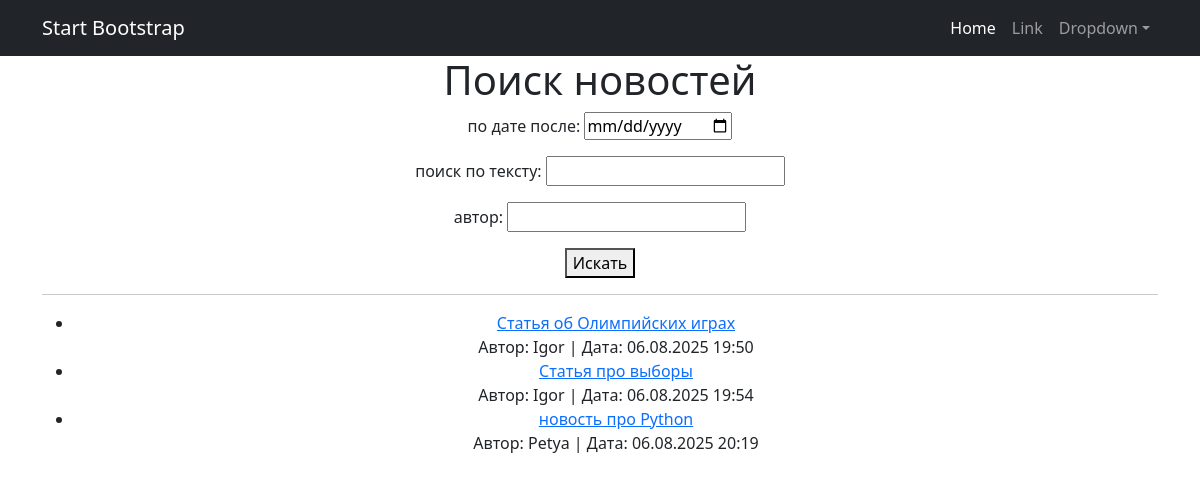
The page /news/search/ on the database as committed earlier.
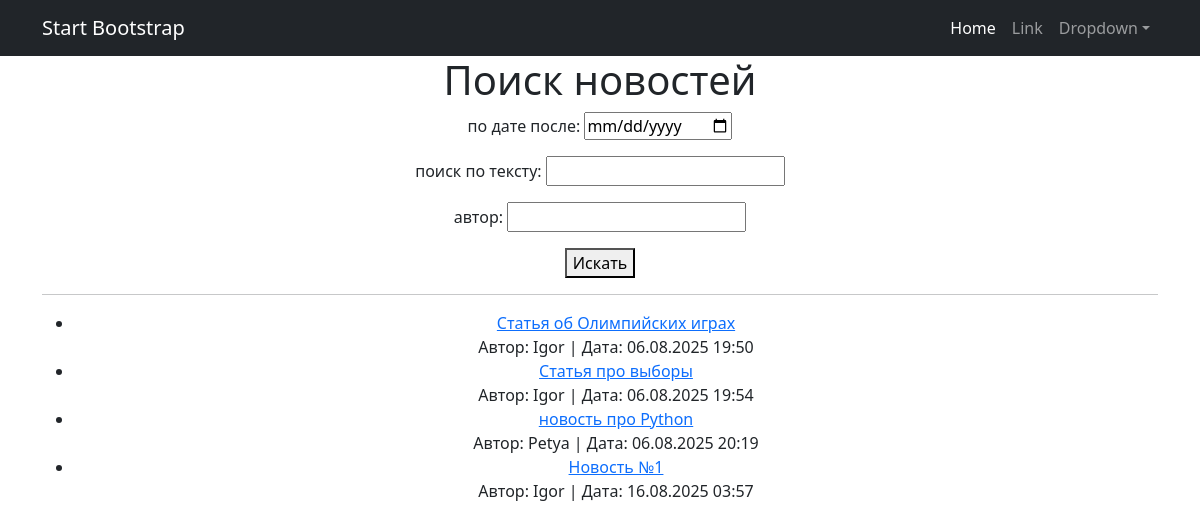
The same page on the database as committed later.
### news/models.py (models this page shows, shortened)
class Post(models.Model):
    ARTICLE = 'AR'
    NEWS = 'NW'
    POST_TYPES = [
        (ARTICLE, 'Статья'),
        (NEWS, 'Новость')
    ]
    author = models.ForeignKey('Author', on_delete=models.CASCADE)
    post_type = models.CharField(max_length=2, choices=POST_TYPES, default=ARTICLE)
    time_create = models.DateTimeField(auto_now_add=True)
    categories = models.ManyToManyField('Category', through='PostCategory')
    title = models.CharField(max_length=255)
    text = models.TextField()
    rating = models.IntegerField(default=0)

class Author(models.Model):
    user = models.OneToOneField(User, on_delete=models.CASCADE)
    rating = models.IntegerField(default=0)

### news/views.py (the view)
# urls.py: path('search/', NewsSearchView.as_view(), name='news_search'),
class NewsSearchView(ListView):
    model = Post
    template_name = 'news_search.html'
    context_object_name = 'posts'
    paginate_by = 10
    def get_queryset(self):
        queryset = super().get_queryset()
        self.filterset = PostFilter(self.request.GET, queryset=queryset)
        return self.filterset.qs
    def get_context_data(self, **kwargs):
        context = super().get_context_data(**kwargs)
        context['filterset'] = self.filterset
        return context

### templates/news_search.html (shortened to what this page needs)
{% extends 'flatpages/default.html' %}
{% block content %}
<h1>Поиск новостей</h1>
<form method="get">
    {{ filterset.form.as_p }}
    <button type="submit">Искать</button>
</form>
<hr>
<ul>
    {% for post in posts %}
        <li>
            <a href="{% url 'post_detail' post.pk %}">{{ post.title }}</a>
            <br>
            Автор: {{ post.author.user.username }} | Дата: {{ post.time_create|date:"d.m.Y H:i" }}
        </li>
    {% empty %}
        <li>Результаты не найдены</li>
    {% endfor %}
</ul>
{% endblock content %}

Rows that differ between the two databases and show on the page:
added Post: title "Новость №1", author.user.username "Igor", time_create "16.08.2025 03:57"
